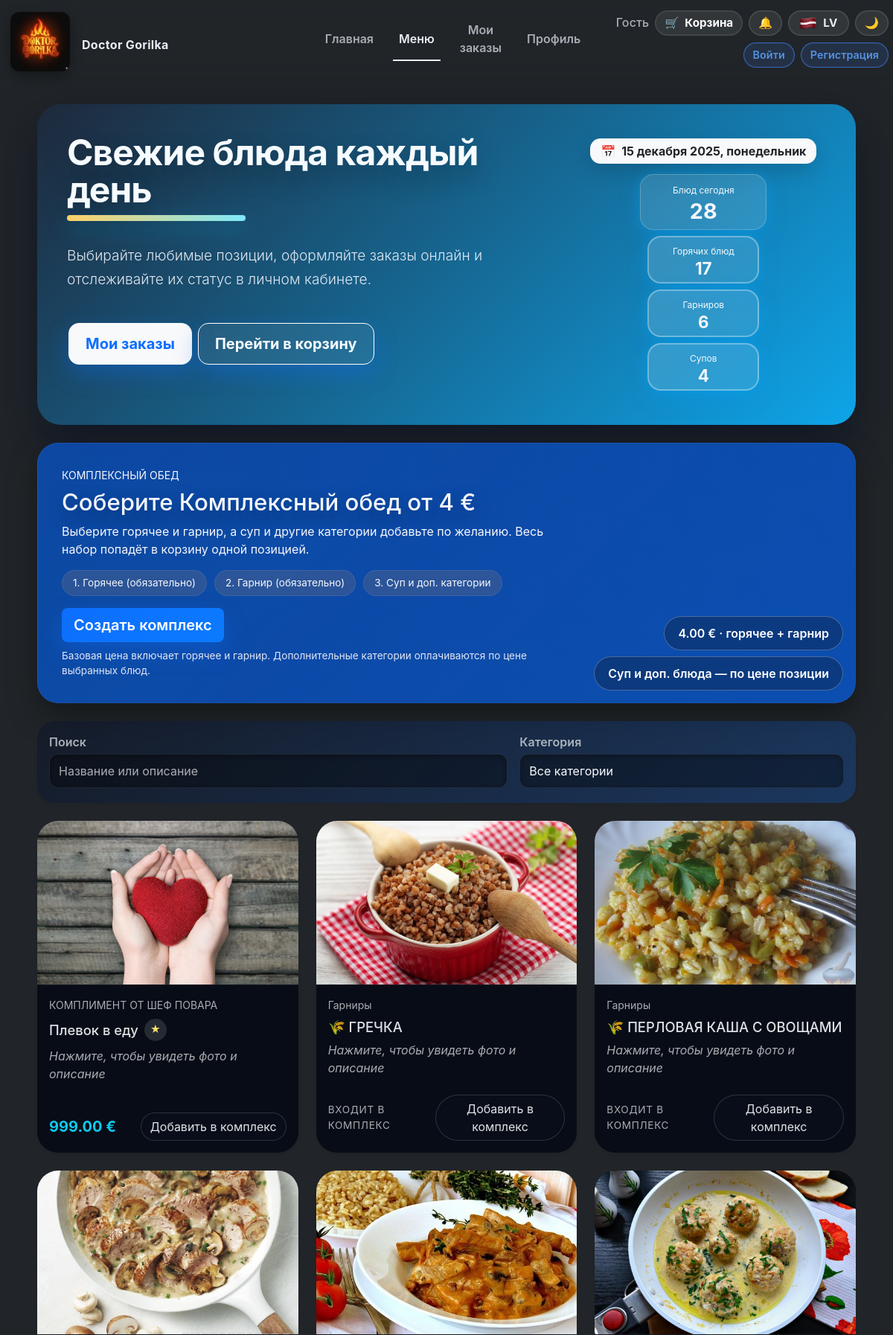
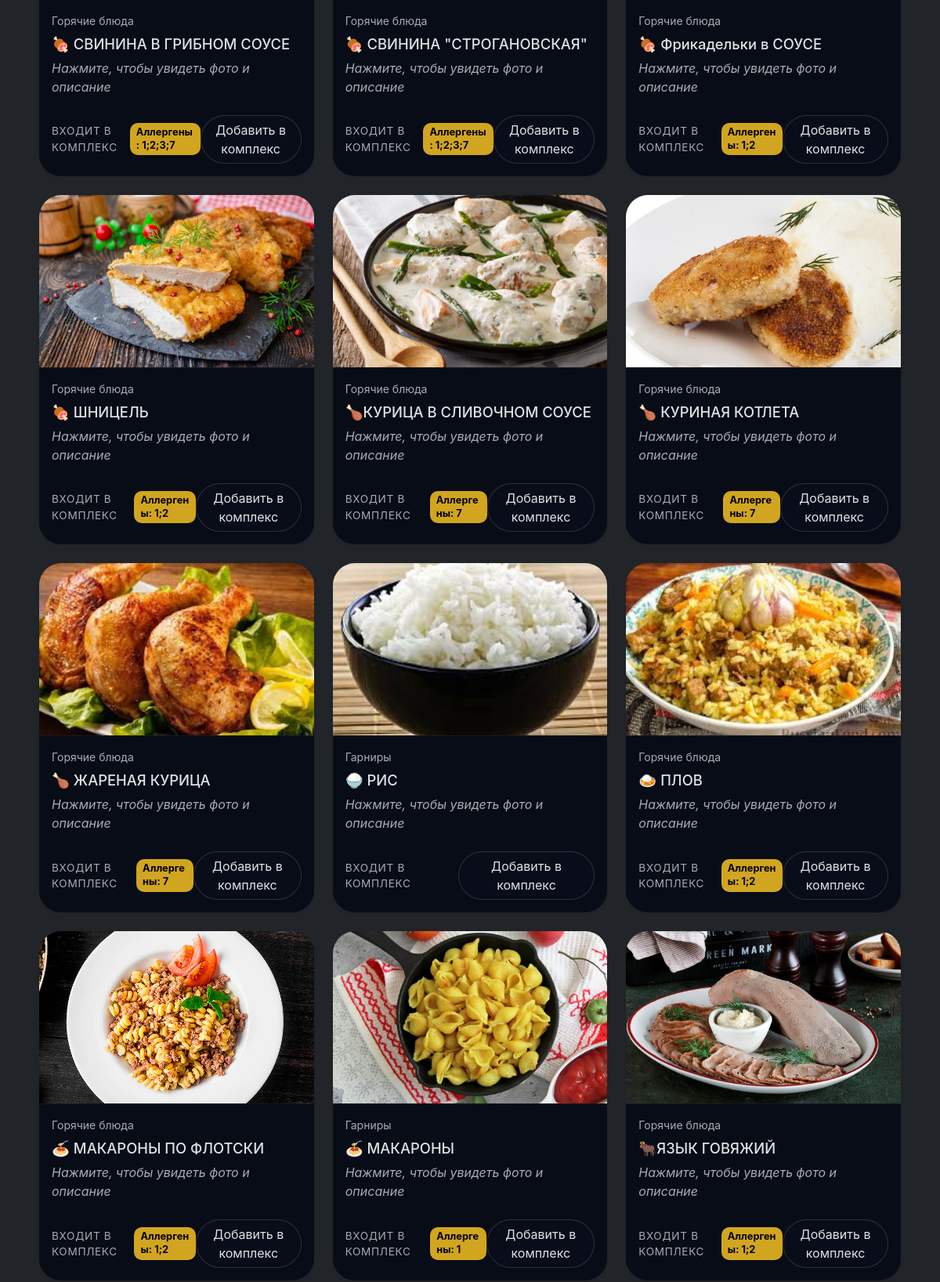
The page /menu (upper part) on the database its author committed (2 pictures, top to bottom).
### tables this page shows
CREATE TABLE menu (
    id INTEGER PRIMARY KEY AUTOINCREMENT,
    title TEXT NOT NULL,
    description TEXT,
    price REAL NOT NULL,
    image_url TEXT,
    category TEXT
, image_gallery TEXT, ingredients TEXT, is_today INTEGER DEFAULT 0, use_manual_price INTEGER DEFAULT 0, name_original TEXT, name_ru TEXT, name_lv TEXT, description_original TEXT, description_ru TEXT, description_lv TEXT, category_original TEXT, category_ru TEXT, category_lv TEXT, ingredients_original TEXT, ingredients_ru TEXT, ingredients_lv TEXT, category_role TEXT DEFAULT 'main', category_key TEXT, allergens TEXT);

### resources/views/menu.php (the view, shortened to what the rows shown need)
<?php
$comboOptions = $comboOptions ?? ['categories' => [], 'roles' => [], 'counts' => []];
$comboRoles = $comboOptions['roles'] ?? [];
$locale = currentLocale();
$localizedFieldMap = [
    'ru' => ['name' => 'nameRu', 'description' => 'descriptionRu', 'category' => 'categoryRu'],
    'lv' => ['name' => 'nameLv', 'description' => 'descriptionLv', 'category' => 'categoryLv'],
];
$activeLocalizedFields = $localizedFieldMap[$locale] ?? ['name' => 'nameOriginal', 'description' => 'descriptionOriginal', 'category' => 'categoryOriginal'];
?>
<div class="page-container menu-page">
<div class="hero-card mb-4">
    <div class="row g-3 hero-layout align-items-stretch">
        <div class="col-md-8">
            <h1 class="display-5 fw-bold"><?= htmlspecialchars(translate('menu.hero.title')) ?></h1>
        </div>
    </div>
</div>
<div class="combo-hero mb-4">
    <div class="combo-hero__content">
        <h2 class="mb-2"><?= htmlspecialchars(translate('menu.combo.title')) ?></h2>
    </div>
</div>
<?php if (empty($menuItems)): ?>
    <div class="empty-state">
        <?php if ($search !== '' || $selectedCategory !== ''): ?>
            <?= htmlspecialchars(translate('menu.empty.filtered')) ?>
        <?php else: ?>
            <?= htmlspecialchars(translate('menu.empty.default')) ?>
        <?php endif; ?>
    </div>
<?php else: ?>
    <div class="row row-cols-1 row-cols-sm-2 row-cols-lg-3 g-4" id="menuCardsGrid">
        <?php foreach ($menuItems as $item): ?>
            <?php $gallery = $item->galleryImages(); $isUnique = $item->isUnique(); ?>
            <?php
                $nameField = $activeLocalizedFields['name'];
                $descriptionField = $activeLocalizedFields['description'];
                $categoryField = $activeLocalizedFields['category'];
                $localizedName = $item->$nameField ?? $item->nameOriginal ?? $item->title;
                $localizedDescription = $item->$descriptionField ?? $item->descriptionOriginal ?? $item->description ?? translate('common.no_description');
                $localizedCategory = $item->$categoryField ?? $item->categoryOriginal ?? translate('menu.card.no_category');
                $localizedIngredients = $item->ingredients ?? $item->ingredientsOriginal ?? '';
                $allergens = $item->allergens ?? '';
                $roleKey = $comboRoles[$item->id] ?? null;
            ?>
            <div class="col">
                <div class="card h-100 border-0 shadow-sm menu-card" data-item='<?= json_encode([
                    'id' => $item->id,
                    'title' => $localizedName,
                    'description' => $localizedDescription ?? '',
                    'ingredients' => $localizedIngredients,
                    'allergens' => $allergens,
                    'category' => $localizedCategory,
                    'price' => number_format($item->price, 2, '.', ' '),
                    'raw_price' => (float)$item->price,
                    'is_unique' => $isUnique,
                    'gallery' => $gallery,
                ], JSON_HEX_APOS | JSON_HEX_QUOT) ?>' data-combo-role="<?= htmlspecialchars($roleKey ?? '') ?>">
                <?php if (!empty($gallery[0])): ?>
                    <img src="/assets/images/<?= $gallery[0] ?>" class="card-img-top" alt="<?= htmlspecialchars($localizedName) ?>">
                <?php else: ?>
                    <img src="https://via.placeholder.com/400x220?text=<?= urlencode(translate('common.no_photo')) ?>" class="card-img-top" alt="<?= htmlspecialchars(translate('common.no_photo')) ?>">
                <?php endif; ?>
                    <div class="card-body d-flex flex-column">
                        <div class="small text-muted mb-2"><?= htmlspecialchars($localizedCategory) ?></div>
                        <h5 class="card-title d-flex align-items-center gap-2">
                            <?= htmlspecialchars($localizedName) ?>
                            <?php if ($isUnique): ?>
                                <span class="unique-chip" title="<?= htmlspecialchars(translate('menu.card.unique_badge')) ?>">★</span>
                            <?php endif; ?>
                        </h5>
                        <p class="card-text flex-grow-1 text-muted fst-italic"><?= htmlspecialchars(translate('menu.card.click_hint')) ?></p>
                        <div class="d-flex justify-content-between align-items-center mt-2">
                            <?php if ($isUnique): ?>
                                <span class="fs-5 fw-bold text-info menu-price"><?= number_format($item->price, 2, '.', ' ') ?> €</span>
                            <?php else: ?>
                                <span class="menu-price menu-price--placeholder text-muted"><?= htmlspecialchars(translate('menu.card.price_included')) ?></span>
                            <?php endif; ?>
                            <?php if ($allergens): ?>
                                <span class="allergens-badge"><?= htmlspecialchars(translate('menu.card.allergens')) ?>: <?= htmlspecialchars($allergens) ?></span>
                            <?php endif; ?>
                            <?php if ($roleKey): ?>
                                <button type="button" class="btn btn-outline-light combo-select-btn" data-id="<?= $item->id ?>" data-default-text="<?= htmlspecialchars(translate('menu.card.button_default')) ?>" data-combo-role="<?= htmlspecialchars($roleKey) ?>" onclick="event.stopPropagation();"><?= htmlspecialchars(translate('menu.card.button_default')) ?></button>
                            <?php endif; ?>
                        </div>
                    </div>
                </div>
            </div>
        <?php endforeach; ?>
    </div>
<?php endif; ?>
</div>

### rows shown on the page
menu: shows a picture, localizedCategory "КОМПЛИМЕНТ ОТ ШЕФ ПОВАРА", localizedName "Плевок в еду", price "999.00"
menu: shows a picture, localizedCategory "Гарниры", localizedName "🌾 ГРЕЧКА"
menu: shows a picture, localizedCategory "Гарниры", localizedName "🌾 ПЕРЛОВАЯ КАША С ОВОЩАМИ"
menu: shows a picture, localizedCategory "Горячие блюда", localizedName "🍖 СВИНИНА В ГРИБНОМ СОУСЕ", allergens "1;2;3;7"
menu: shows a picture, localizedCategory "Горячие блюда", localizedName "🍖 СВИНИНА \"СТРОГАНОВСКАЯ\"", allergens "1;2;3;7"
menu: shows a picture, localizedCategory "Горячие блюда", localizedName "🍖 Фрикадельки в СОУСЕ", allergens "1;2"
menu: shows a picture, localizedCategory "Горячие блюда", localizedName "🍖 ШНИЦЕЛЬ", allergens "1;2"
menu: shows a picture, localizedCategory "Горячие блюда", localizedName "🍗КУРИЦА В СЛИВОЧНОМ СОУСЕ", allergens "7"
menu: shows a picture, localizedCategory "Горячие блюда", localizedName "🍗 КУРИНАЯ КОТЛЕТА", allergens "7"
menu: shows a picture, localizedCategory "Горячие блюда", localizedName "🍗 ЖАРЕНАЯ КУРИЦА", allergens "7"
menu: shows a picture, localizedCategory "Гарниры", localizedName "🍚 РИС"
menu: shows a picture, localizedCategory "Горячие блюда", localizedName "🍛 ПЛОВ", allergens "1;2"
menu: shows a picture, localizedCategory "Горячие блюда", localizedName "🍝 МАКАРОНЫ ПО ФЛОТСКИ", allergens "1;2"
menu: shows a picture, localizedCategory "Гарниры", localizedName "🍝 МАКАРОНЫ", allergens "1"
menu: shows a picture, localizedCategory "Горячие блюда", localizedName "🐂ЯЗЫК ГОВЯЖИЙ", allergens "1;2"

### other values the page prints
translate('nav.home') "Главная"
translate('nav.menu') "Меню"
translate('nav.orders') "Мои заказы"
translate('nav.profile') "Профиль"
translate('nav.guest') "Гость"
translate('nav.cart') "Корзина"
$nextLocaleShort "LV"
translate('nav.login') "Войти"
translate('nav.register') "Регистрация"
translate('menu.hero.title') "Свежие блюда каждый день"
translate('menu.hero.subtitle') "Выбирайте любимые позиции, оформляйте заказы онлайн и отслеживайте их статус в личном кабинете."
translate('menu.hero.orders_btn') "Мои заказы"
translate('menu.hero.cart_btn') "Перейти в корзину"
$menuDateLabel "15 декабря 2025, понедельник"
translate('menu.hero.metric_today') "Блюд сегодня"
